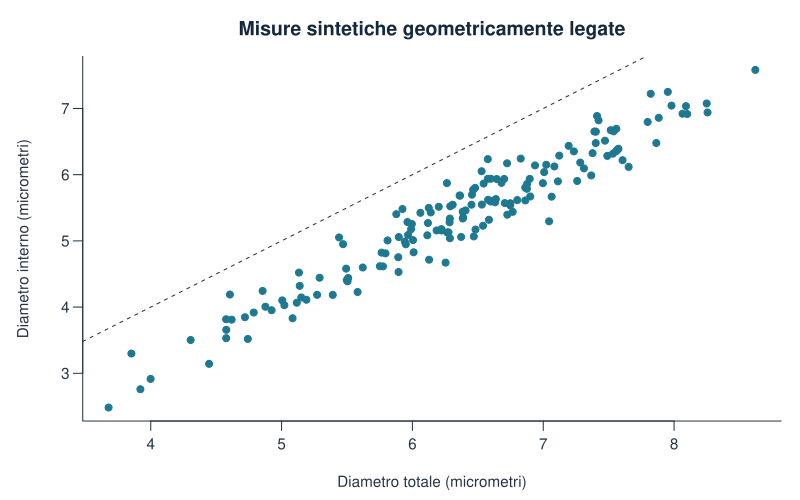

The script that drew this image:
scarto <- f$diametro_int_um-(f$diametro_tot_um-2*f$spessore_um)
data.frame(n=nrow(f),massimo_scarto_geometrico=max(abs(scarto)))
stile_grafico()
plot(f$diametro_tot_um,f$diametro_int_um,pch=19,col=palette_geo[1],
  xlab="Diametro totale (micrometri)",ylab="Diametro interno (micrometri)",
  main="Misure sintetiche geometricamente legate")
abline(0,1,lty=2)
